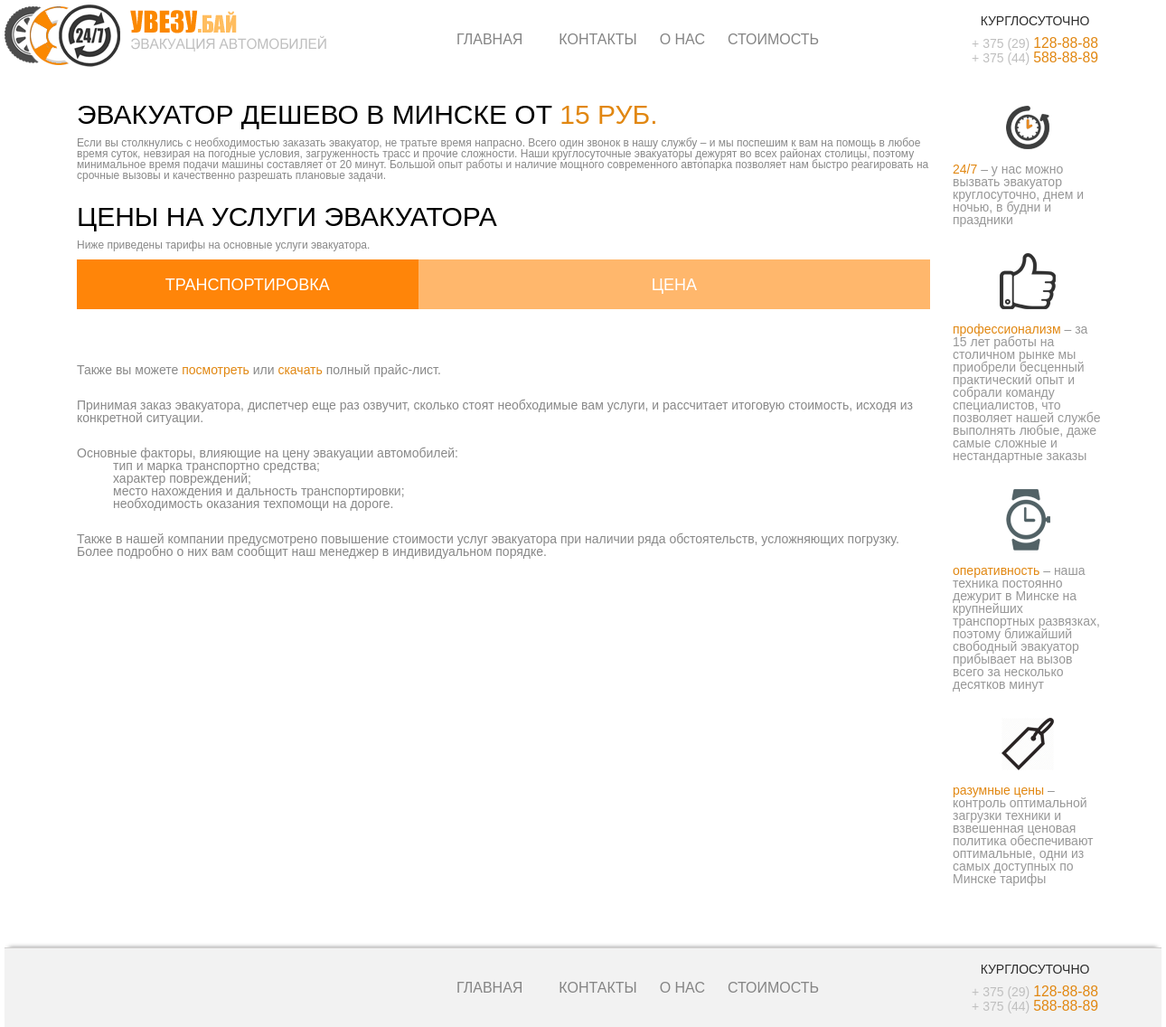
/pricelist/, run on an earlier commit of the app's database.
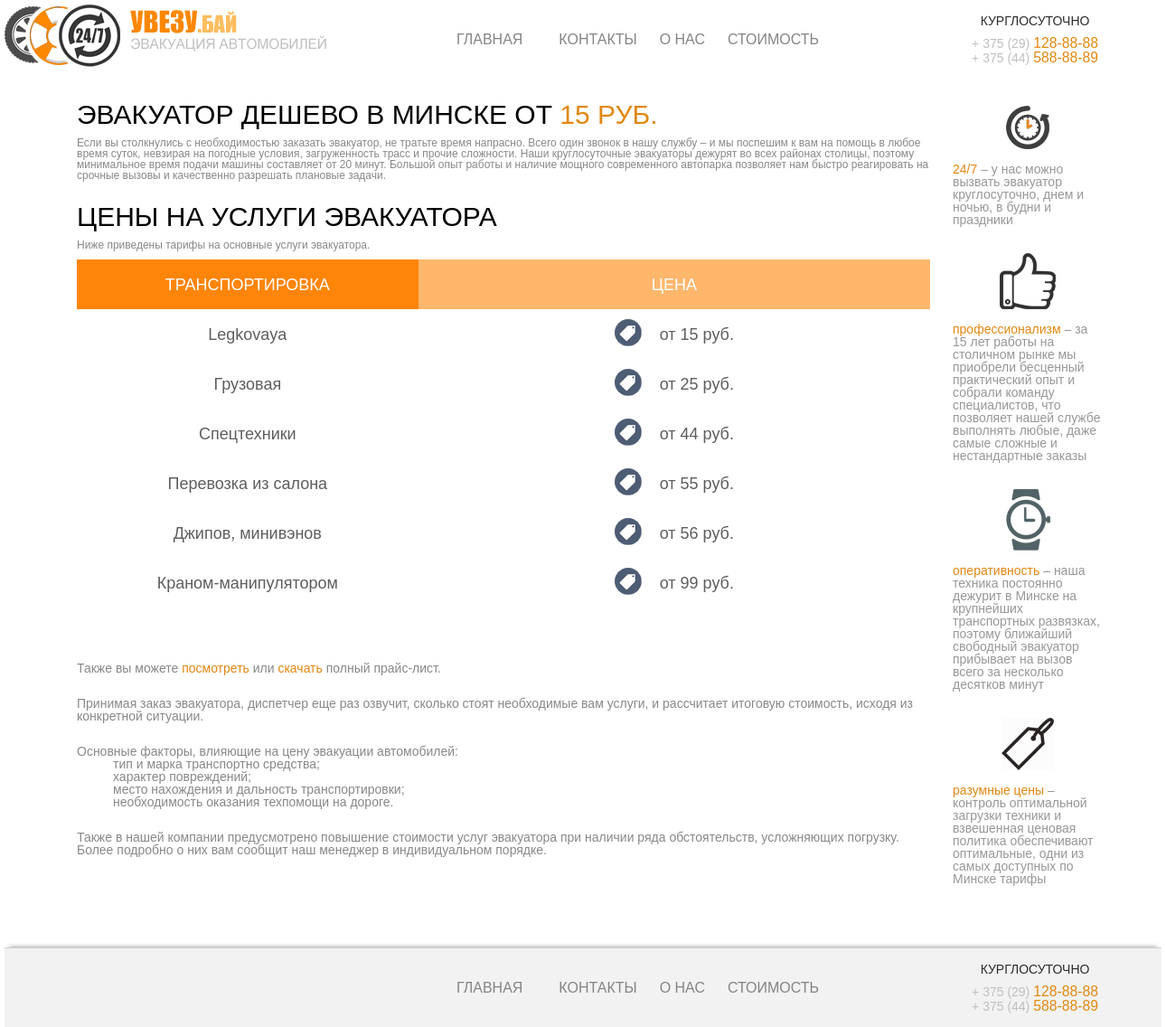
And on a later commit of the database.
### news/models.py (models this page shows)
class PriceList(models.Model):
    transp_type = models.CharField(max_length=50)
    price = models.IntegerField(default=0)

### news/views.py (the view)
# urls.py: url(r'pricelist/(?P<pk>[0-9]+)?', views.PriceListView.as_view(),
class PriceListView(generic.ListView):
    template_name = 'news/pricelist.html'
    context_object_name = 'price_list'
    def get_queryset(self):
        return PriceList.objects.order_by('price')

### news/templates/news/pricelist.html
{% extends 'news/base.html' %}
{% block content %}
 <article>
   <h2>Эвакуатор дешево в Минске от <span>15 РУБ.</span></h2>
   <p>Если вы столкнулись с необходимостью заказать эвакуатор, не тратьте время напрасно.
      Всего один звонок в нашу службу – и мы поспешим к вам на помощь в любое время суток, невзирая на
      погодные условия, загруженность трасс и прочие сложности. Наши круглосуточные эвакуаторы дежурят во
      всех районах столицы, поэтому минимальное время подачи машины составляет от 20 минут. Большой опыт работы
      и наличие мощного современного автопарка позволяет нам быстро реагировать на срочные вызовы и качественно
      разрешать плановые задачи.</p>
 </article>
 <article>
   <h2>Цены на услуги эвакуатора</h2>
   <p>Ниже приведены тарифы на основные услуги эвакуатора.</p>
    <table>
      <tr>
          <th>Транспортировка</th>
          <th>Цена</th>
      </tr>
      {% if price_list %}
        {% for pr in price_list %}
          <tr>
            <td>{{ pr.transp_type }}</td>
            <td>от {{ pr.price }} руб.</td>
          </tr>
        {% endfor %}
      {% endif %}
    </table>
    <p class="descr-block">
      Также вы можете <a href="#"><span>посмотреть</span></a> или <a href="#"><span>скачать</span></a> полный прайс-лист.
    </p>
    <p class="descr-block">
      Принимая заказ эвакуатора, диспетчер еще раз озвучит, сколько стоят необходимые вам услуги,
      и рассчитает итоговую стоимость, исходя из конкретной ситуации.
    </p>
    <p class="descr-block">
      Основные факторы, влияющие на цену эвакуации автомобилей:<br>
      <span class="description">тип и марка транспортно средства;<br></span>
      <span class="description">характер повреждений;<br></span>
      <span class="description">место нахождения и дальность транспортировки;<br></span>
      <span class="description">необходимость оказания техпомощи на дороге.<br></span>
    </p>
    <p class="descr-block">
      Также в нашей компании предусмотрено повышение стоимости услуг эвакуатора при наличии ряда
      обстоятельств, усложняющих погрузку. Более подробно о них вам сообщит наш менеджер
      в индивидуальном порядке.
    </p>
  </article>
{% endblock %}

### news/templates/news/base.html (shortened to what this page needs)
<!DOCTYPE html>
<html>
<head>
  {% load staticfiles %}
  <link rel="stylesheet" type="text/css" href="{% static 'news/styles/style.css' %}">
</head>
<body>
  <header>
    <div class="logo">
      <a href="{% url 'news:index'%}">
        <img src="{% static 'news/images/logo.png' %}" alt="logo">
      </a>
    </div>
    <nav class="navigation">
      <a href="{% url 'news:index'%}">Главная</a>
      <a href="{% url 'news:contacts'%}">Контакты</a>
      <a href="{% url 'news:about'%}">О нас</a>
      <a href="{% url 'news:pricelist'%}">Стоимость</a>
    </nav>
    <div class="phone">
        <h2>Курглосуточно</h2>
        <p>+ 375 (29) <span>128-88-88</span></p>
        <p>+ 375 (44) <span>588-88-89</span></p>
    </div>
  </header>
  <main>
    <div class="content">
     <section>
      {% block content %}
      {% endblock %}
     </section>
      <aside>
        <ul>
          <li>
            <img src="{% static 'news/images/aside-icon1.png' %}" alt="aside-icon1" width=48 height=48>
            <p><span>24/7</span> – у нас можно вызвать эвакуатор круглосуточно, днем и ночью, в будни и праздники</p>
          </li>
          <li>
            <img src="{% static 'news/images/aside-icon2.png' %}" alt="aside-icon2" width=62 height=62>
            <p><span>профессионализм</span> – за 15 лет работы на столичном рынке мы приобрели бесценный практический опыт
                и собрали команду  специалистов, что позволяет нашей службе выполнять любые, даже самые сложные
                и нестандартные заказы</p>
          </li>
          <li>
            <img src="{% static 'news/images/aside-icon3.png' %}" alt="aside-icon3" width=49 height=68>
            <p><span>оперативность</span> – наша техника постоянно дежурит в Минске на крупнейших транспортных развязках,
                поэтому ближайший свободный эвакуатор прибывает на вызов всего за несколько десятков минут</p>
          </li>
          <li>
            <img src="{% static 'news/images/aside-icon4.png' %}" alt="aside-icon4" width=58 height=58>
            <p><span>разумные цены</span> – контроль оптимальной загрузки техники и взвешенная ценовая политика
                обеспечивают оптимальные, одни из самых доступных по Минске тарифы</p>
          </li>
        </ul>
      </aside>
    </div>
  </main>
  <footer>
   <div class="space"></div>
    <nav class="navigation">
      <a href="{% url 'news:index'%}">Главная</a>
      <a href="{% url 'news:contacts'%}">Контакты</a>
      <a href="{% url 'news:about'%}">О нас</a>
      <a href="{% url 'news:pricelist'%}">Стоимость</a>
    </nav>
    <div class="phone">
        <h2>Курглосуточно</h2>
        <p>+ 375 (29) <span>128-88-88</span></p>
        <p>+ 375 (44) <span>588-88-89</span></p>
    </div>
  </footer>
</body>
</html>

### news/static/news/styles/style.css (style rules this page uses)
html, body, div, span, applet, object, iframe, h1, h2, h3, h4, h5, h6, p, blockquote, pre, a, abbr, acronym, address, big, cite, code, del, dfn, em, img, ins, kbd, q, s, samp, small, strike, strong, sub, sup, tt, var, b, u, i, center, dl, dt, dd, ol, ul, li, fieldset, form, label, legend, table, caption, tbody, tfoot, thead, tr, th, td, article, aside, canvas, details, embed, figure, figcaption, footer, header, hgroup, menu, nav, output, ruby, section, summary, time, mark, audio, video { margin: 0; padding: 0; border: 0; font-size: 100%; font: inherit; vertical-align: baseline; }
article, aside, details, figcaption, figure, footer, header, hgroup, menu, nav, section { display: block; }
body { line-height: 1; }
ol, ul { list-style: none; }
table { border-collapse: collapse; border-spacing: 0; }
.navigation { display: -ms-flexbox; display: flex; -ms-flex-pack: center; justify-content: center; -ms-flex-align: center; align-items: center; }
.navigation a { margin-right: 25px; text-transform: uppercase; font-size: 1em; font-family: segoe-ui-semibold, Arial, sans-serif; color: #848484; text-decoration: none; }
.navigation a:first-child { margin-right: 40px; }
.phone { margin-right: 70px; display: -ms-flexbox; display: flex; -ms-flex-direction: column; flex-direction: column; -ms-flex-pack: center; justify-content: center; -ms-flex-align: center; align-items: center; font-size: 0.875em; }
.phone h2 { margin-bottom: 10px; text-transform: uppercase; font-family: segoe-ui, Arial, sans-serif; color: #2c2c2c; }
.phone p { font-family: segoe-ui-bold, Arial, sans-serif; color: #bfbfbf; }
.phone p span { font-size: 1.125em; }
span { color: #e18711; }
html { height: 100%; box-sizing: border-box; }
body { position: relative; margin: 0 auto; padding-bottom: 87px; width: 1280px; min-height: 100%; }
header { display: -ms-flexbox; display: flex; -ms-flex-pack: justify; justify-content: space-between; width: inherit; height: 87px; background-color: #ffffff; }
main .content { display: -ms-grid; display: grid; -ms-grid-columns: 4fr 1fr; grid-template-columns: 4fr 1fr; padding-bottom: 70px; }
main .content section { padding-left: 80px; }
main .content section article { font-family: segoe-ui-bold, Arial, sans-serif; }
main .content section article:nth-child(2) p { margin-bottom: 10px; }
main .content section article h2 { margin-top: 25px; margin-bottom: 10px; font-size: 1.875em; text-transform: uppercase; }
main .content section article p { color: #888888; font-size: 0.75em; }
main .content section article table { margin-bottom: 60px; width: 100%; color: #5e5e5e; font-size: 1.125em; }
main .content section article table tr { display: -ms-grid; display: grid; -ms-grid-columns: 4fr 6fr; grid-template-columns: 4fr 6fr; }
main .content section article table tr td, main .content section article table tr th { display: -ms-flexbox; display: flex; height: 55px; -ms-flex-align: center; align-items: center; -ms-flex-pack: center; justify-content: center; }
main .content section article table tr th { color: #ffffff; text-transform: uppercase; }
main .content section article table tr th:nth-child(1) { background-color: #ff8509; }
main .content section article table tr th:nth-child(2) { background-color: #ffb76c; }
main .content section article table tr td:nth-child(2):before { margin-right: 20px; content: url(../images/marker.png); }
main .content section article a { text-decoration: none; }
main .content section article .descr-block { margin-top: 25px; font-size: 0.875em; }
main .content section article .descr-block .description { margin-left: 40px; color: inherit; }
main .content aside { font-size: 0.875em; }
main .content aside ul { padding: 0 25px; padding-right: 65px; }
main .content aside ul li { display: -ms-flexbox; display: flex; -ms-flex-direction: column; flex-direction: column; -ms-flex-align: center; align-items: center; }
main .content aside ul li img { margin-top: 30px; margin-bottom: 15px; }
main .content aside ul li p { font-family: segoe-ui-bold, Arial, sans-serif; color: #979797; }
main .content aside ul li p span { font-size: 1em; }
footer { position: absolute; left: 0; bottom: 0; display: -ms-flexbox; display: flex; -ms-flex-pack: justify; justify-content: space-between; width: inherit; height: 87px; border-top: 1px solid #d2d1d0; background-color: #f2f2f2; box-shadow: 0px -5px 5px -5px #888; }
footer .space { width: 356px; }

What changed in the data, as far as the page shows it:
added PriceList: transp_type "Legkovaya", price "15"
added PriceList: transp_type "Грузовая", price "25"
added PriceList: transp_type "Спецтехники", price "44"
added PriceList: transp_type "Перевозка из салона", price "55"
added PriceList: transp_type "Джипов, минивэнов", price "56"
added PriceList: transp_type "Краном-манипулятором", price "99"
